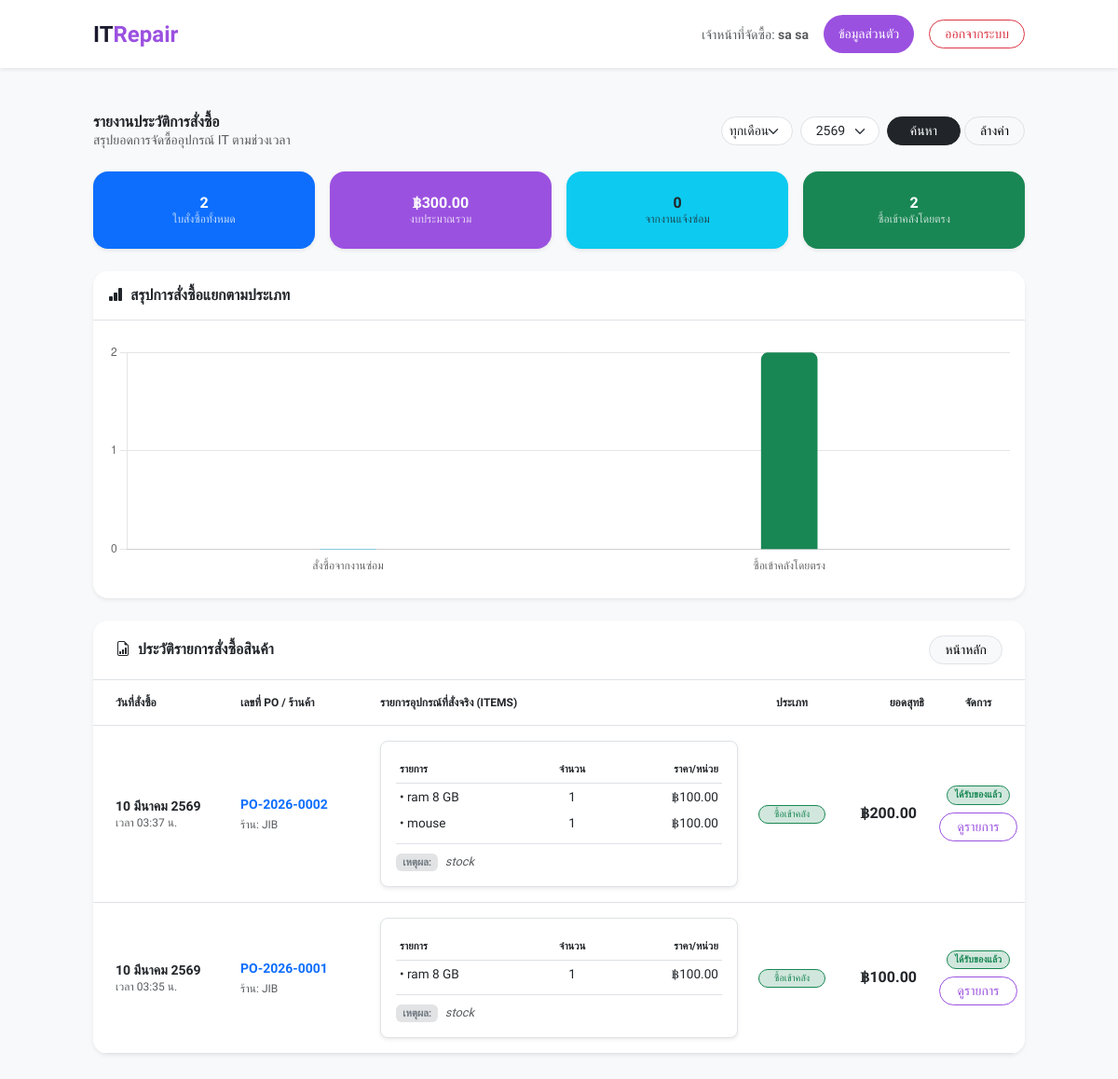
Screenshot of /report_purchase.php (signed in) with the database file from the repository.
### tables this page shows
CREATE TABLE `purchase_order` (
  `purchase_order_id` varchar(50) NOT NULL,
  `repair_request_id` int(11) DEFAULT NULL,
  `purchaser_id` int(11) NOT NULL,
  `order_date` datetime NOT NULL,
  `order_number` varchar(50) DEFAULT NULL,
  `total_price` decimal(10,2) DEFAULT NULL,
  `vendor_name` varchar(100) DEFAULT NULL,
  `purchase_reason` text DEFAULT NULL,
  `po_status` enum('รอดำเนินการ','ได้รับของแล้ว') DEFAULT 'รอดำเนินการ'
);

CREATE TABLE `purchase_order_item` (
  `purchase_order_item_id` varchar(50) NOT NULL,
  `purchase_order_id` varchar(50) NOT NULL,
  `device_id` int(11) NOT NULL,
  `brand` varchar(100) DEFAULT NULL,
  `device_type` varchar(100) DEFAULT NULL,
  `model` varchar(100) DEFAULT NULL,
  `serial_number` varchar(100) DEFAULT NULL,
  `location` varchar(100) DEFAULT NULL,
  `item_name_custom` varchar(255) DEFAULT NULL,
  `quantity` int(11) NOT NULL,
  `price` decimal(10,2) NOT NULL
);

### report_purchase.php (the view, shortened to what this page needs)
<?php
require_once 'config.php';
$full_name = $_SESSION['full_name'];
$filter_year = isset($_GET['filter_year']) ? $_GET['filter_year'] : date('Y');
$where_clause = "WHERE 1=1";
if ($filter_year) {
    $where_clause .= " AND YEAR(po.order_date) = '$filter_year'";
}
$sql_stats = "SELECT
                COUNT(*) as total_po,
                SUM(total_price) as grand_total,
                SUM(CASE WHEN repair_request_id IS NULL THEN 1 ELSE 0 END) as direct_po,
                SUM(CASE WHEN repair_request_id IS NOT NULL THEN 1 ELSE 0 END) as repair_po
              FROM Purchase_Order po
              $where_clause";
$res_stats = mysqli_query($conn, $sql_stats);
$row_stat = mysqli_fetch_assoc($res_stats);
$po_items_map = [];
$sql_items = "SELECT poi.*, d.device_name, d.device_type
              FROM Purchase_Order_Item poi
              JOIN IT_Device d ON poi.device_id = d.device_id";
$result_items = mysqli_query($conn, $sql_items);
while ($item = mysqli_fetch_assoc($result_items)) {
    $po_items_map[$item['purchase_order_id']][] = $item;
}
$sql_po = "SELECT po.*, u.full_name as purchaser_name
           FROM Purchase_Order po
           LEFT JOIN User u ON po.purchaser_id = u.user_id
           $where_clause
           ORDER BY po.order_date DESC";
$result_po = mysqli_query($conn, $sql_po);
echo getSystemHeader("รายงานการสั่งซื้อ - IT Repair");
?>
<div class="bg-light min-vh-100 pb-5 text-wix-dark">
    <nav class="bg-white shadow-sm sticky-top w-100 mb-4">
        <div class="container d-flex justify-content-between align-items-center py-3">
            <a href="index.php" class="text-decoration-none font-bold text-2xl" style="color: #1a1a2e;">
                IT<span style="color: #9b51e0;">Repair</span>
            </a>
            <div class="d-flex align-items-center gap-3">
                <span class="text-muted d-none d-md-inline text-sm">เจ้าหน้าที่จัดซื้อ: <strong><?php echo htmlspecialchars($full_name); ?></strong></span>
                <a href="profile.php" class="btn btn-purple btn-sm rounded-pill px-3">ข้อมูลส่วนตัว</a>
                <a href="logout.php" class="btn btn-outline-danger btn-sm rounded-pill px-3">ออกจากระบบ</a>
            </div>
        </div>
    </nav>
    <div class="container py-4">
        <div class="row align-items-center mb-4 g-3">
            <div class="col-lg-5">
                <h3 class="font-bold text-dark mb-0">รายงานประวัติการสั่งซื้อ</h3>
                <p class="text-muted text-sm mb-0">สรุปยอดการจัดซื้ออุปกรณ์ IT ตามช่วงเวลา</p>
            </div>
            <div class="col-lg-7">
                <form method="GET" class="row g-2 justify-content-lg-end align-items-center" autocomplete="off">
                    <div class="col-auto">
                        <select name="filter_month" class="form-select form-select-sm rounded-pill px-2">
                            <option value="">ทุกเดือน</option>
                        </select>
                    </div>
                    <div class="col-auto">
                       <select name="filter_year" class="form-select form-select-sm rounded-pill px-3" style="width: 85px;">
                        <?php
                            $curr_y = date('Y');
                            for($y = $curr_y; $y >= $curr_y - 4; $y--) {
                                $selected = ($filter_year == $y) ? 'selected' : '';
                                echo "<option value='$y' $selected>".($y+543)."</option>";
                            }
                        ?>
                    </select>
                    </div>
                    <div class="col-auto">
                        <button type="submit" class="btn btn-sm btn-dark rounded-pill px-4">ค้นหา</button>
                        <a href="report_purchase.php" class="btn btn-sm btn-light border rounded-pill px-3">ล้างค่า</a>
                    </div>
                </form>
            </div>
        </div>
        <div class="row g-3 mb-4 text-center">
            <div class="col-md-3"><div class="card border-0 shadow-sm rounded-4 bg-primary text-white p-4 h-100"><h2 class="font-extrabold mb-0"><?php echo number_format($row_stat['total_po'] ?? 0); ?></h2><div class="text-xs opacity-75">ใบสั่งซื้อทั้งหมด</div></div></div>
            <div class="col-md-3"><div class="card border-0 shadow-sm rounded-4 text-white p-4 h-100" style="background-color: #9b51e0;"><h2 class="font-extrabold mb-0">฿<?php echo number_format($row_stat['grand_total'] ?? 0, 2); ?></h2><div class="text-xs opacity-75">งบประมาณรวม</div></div></div>
            <div class="col-md-3"><div class="card border-0 shadow-sm rounded-4 bg-info text-dark p-4 h-100"><h2 class="font-extrabold mb-0"><?php echo number_format($row_stat['repair_po'] ?? 0); ?></h2><div class="text-xs opacity-75">จากงานแจ้งซ่อม</div></div></div>
            <div class="col-md-3"><div class="card border-0 shadow-sm rounded-4 bg-success text-white p-4 h-100"><h2 class="font-extrabold mb-0"><?php echo number_format($row_stat['direct_po'] ?? 0); ?></h2><div class="text-xs opacity-75">ซื้อเข้าคลังโดยตรง</div></div></div>
        </div>
        <div class="row mb-4">
            <div class="col-12">
                <div class="card border-0 shadow-sm rounded-4 overflow-hidden">
                    <div class="card-header bg-white py-3 border-bottom"><h6 class="mb-0 font-bold"><i class="bi bi-bar-chart-fill me-2"></i>สรุปการสั่งซื้อแยกตามประเภท</h6></div>
                    <div class="card-body py-4"><div style="height: 250px;"><canvas id="purchaseBarChart"></canvas></div></div>
                </div>
            </div>
        </div>
        <div class="card shadow-sm border-0 rounded-4 overflow-hidden mb-5">
            <div class="card-header bg-white py-3 px-4 d-flex justify-content-between align-items-center border-bottom">
                <h5 class="mb-0 font-bold text-dark"><i class="bi bi-file-earmark-bar-graph me-2"></i>ประวัติรายการสั่งซื้อสินค้า</h5>
                <a href="index.php" class="btn btn-light btn-sm border rounded-pill px-3">หน้าหลัก</a>
            </div>
            <div class="card-body p-0">
                <div class="table-responsive">
                    <table class="table table-hover align-middle mb-0">
                        <thead class="bg-light text-muted text-xs text-uppercase">
                            <tr>
                                <th class="py-3 px-4" style="width: 15%;">วันที่สั่งซื้อ</th>
                                <th class="py-3" style="width: 15%;">เลขที่ PO / ร้านค้า</th>
                                <th class="py-3" style="width: 40%;">รายการอุปกรณ์ที่สั่งจริง (Items)</th>
                                <th class="py-3 text-center" style="width: 10%;">ประเภท</th>
                                <th class="py-3 text-end" style="width: 10%;">ยอดสุทธิ</th>
                                <th class="py-3 text-center" style="width: 10%;">จัดการ</th>
                            </tr>
                        </thead>
                        <tbody class="text-sm">
                            <?php if(mysqli_num_rows($result_po) > 0): ?>
                                <?php while($po = mysqli_fetch_assoc($result_po)): ?>
                                <tr class="border-bottom">
                                    <td class="px-4">
                                        <div class="font-bold text-dark"><?php echo ThaiDate($po['order_date']); ?></div>
                                        <div class="text-xs text-muted">เวลา <?php echo date('H:i', strtotime($po['order_date'])); ?> น.</div>
                                    </td>
                                    <td>
                                        <div class="text-primary font-bold mb-1"><?php echo htmlspecialchars($po['order_number']); ?></div>
                                        <div class="text-xs text-muted">ร้าน: <?php echo htmlspecialchars($po['vendor_name']); ?></div>
                                    </td>
                                    <td class="py-3">
                                        <div class="p-3 rounded-3 bg-white border shadow-sm">
                                            <table class="table table-sm table-borderless mb-2">
                                                <thead class="text-muted border-bottom" style="font-size: 0.7rem;">
                                                    <tr><th>รายการ</th><th class="text-center">จำนวน</th><th class="text-end">ราคา/หน่วย</th></tr>
                                                </thead>
                                                <tbody style="font-size: 0.85rem;">
                                                    <?php
                                                    $items = $po_items_map[$po['purchase_order_id']] ?? [];
                                                    foreach($items as $itm):
                                                        $display_name = !empty($itm['item_name_custom']) ? $itm['item_name_custom'] : $itm['device_name'];
                                                    ?>
                                                    <tr>
                                                        <td class="text-dark font-medium">• <?php echo htmlspecialchars($display_name); ?></td>
                                                        <td class="text-center"><?php echo number_format($itm['quantity']); ?></td>
                                                        <td class="text-end">฿<?php echo number_format($itm['price'], 2); ?></td>
                                                    </tr>
                                                    <?php endforeach; ?>
                                                </tbody>
                                            </table>
                                            <div class="mt-2 pt-2 border-top">
                                                <span class="badge bg-secondary-subtle text-secondary me-1" style="font-size: 0.7rem;">เหตุผล:</span>
                                                <span class="text-muted italic" style="font-size: 0.8rem;">
                                                    <?php echo (strpos($po['purchase_reason'], '| เหตุผล: ') !== false) ? explode('| เหตุผล: ', $po['purchase_reason'])[1] : $po['purchase_reason']; ?>
                                                </span>
                                            </div>
                                        </div>
                                    </td>
                                    <td class="text-center">
                                        <span class="badge <?php echo empty($po['repair_request_id']) ? 'bg-success-subtle text-success border-success' : 'bg-primary-subtle text-primary border-primary'; ?> border rounded-pill px-3 fw-normal">
                                            <?php echo empty($po['repair_request_id']) ? 'ซื้อเข้าคลัง' : 'งานซ่อม'; ?>
                                        </span>
                                    </td>
                                    <td class="text-end font-bold px-3 text-dark fs-6">฿<?php echo number_format($po['total_price'], 2); ?></td>
                                    <td class="text-center">
                                        <div class="d-flex flex-column gap-1 align-items-center mb-1">
                                            <?php if($po['po_status'] !== 'ได้รับของแล้ว'): ?>
                                                <form method="POST" onsubmit="return confirm('ยืนยันว่าได้รับอุปกรณ์ตาม PO นี้แล้ว?');">
                                                    <input type="hidden" name="po_id" value="<?php echo $po['purchase_order_id']; ?>">
                                                    <input type="hidden" name="action" value="receive_item">
                                                    <button type="submit" class="btn btn-sm btn-success rounded-pill px-3 w-100" style="font-size: 0.7rem;">รับของเข้า</button>
                                                </form>
                                            <?php else: ?>
                                                <span class="badge bg-success-subtle text-success border border-success rounded-pill px-2 py-1 mb-1" style="font-size: 0.65rem;">ได้รับของแล้ว</span>
                                            <?php endif; ?>
                                        </div>
                                        <button class="btn btn-sm btn-outline-purple rounded-pill px-3 w-100" data-bs-toggle="modal" data-bs-target="#modal_<?php echo preg_replace('/[^A-Za-z0-9]/', '', $po['purchase_order_id']); ?>">ดูรายการ</button>
                                    </td>
                                </tr>
                                <?php endwhile; ?>
                            <?php else: ?>
                                <tr><td colspan="6" class="text-center py-5 text-muted">ไม่พบประวัติการสั่งซื้อในช่วงเวลาที่เลือก</td></tr>
                            <?php endif; ?>
                        </tbody>
                    </table>
                </div>
            </div>
        </div>
    </div>
</div>
<script>
    const ctx = document.getElementById('purchaseBarChart').getContext('2d');
    new Chart(ctx, {
        type: 'bar',
        data: {
            labels: ['สั่งซื้อจากงานซ่อม', 'ซื้อเข้าคลังโดยตรง'],
            datasets: [{
                label: 'จำนวนใบสั่งซื้อ (รายการ)',
                data: [<?php echo (int)$row_stat['repair_po']; ?>, <?php echo (int)$row_stat['direct_po']; ?>],
                backgroundColor: ['#0dcaf0', '#198754'],
                borderRadius: 8,
                barThickness: 60
            }]
        },
        options: {
            maintainAspectRatio: false,
            plugins: { legend: { display: false } },
            scales: {
                y: { beginAtZero: true, ticks: { stepSize: 1 } },
                x: { grid: { display: false } }
            }
        }
    });
</script>
<?php echo getSystemFooter(); ?>

### config.php (shortened to what this page needs)
<?php
function ThaiDate($datetime) {
    $year = date('Y', strtotime($datetime)) + 543;
    $month = date('n', strtotime($datetime));
    $day = date('j', strtotime($datetime));
    $thai_months = array(1 => 'มกราคม', 2 => 'กุมภาพันธ์', 3 => 'มีนาคม', 4 => 'เมษายน', 5 => 'พฤษภาคม', 6 => 'มิถุนายน', 7 => 'กรกฎาคม', 8 => 'สิงหาคม', 9 => 'กันยายน', 10 => 'ตุลาคม', 11 => 'พฤศจิกายน', 12 => 'ธันวาคม');
    return "$day {$thai_months[$month]} $year";
}
function getSystemHeader($title = "ระบบแจ้งซ่อมอุปกรณ์ IT") {
    return '
    <!DOCTYPE html>
    <html lang="th">
    <head>
        <title>'.$title.'</title>
        <script src="https://cdn.tailwindcss.com"></script>
        <link href="https://cdn.jsdelivr.net/npm/bootstrap@5.3.0/dist/css/bootstrap.min.css" rel="stylesheet">
        <link rel="stylesheet" href="https://cdn.jsdelivr.net/npm/bootstrap-icons@1.11.0/font/bootstrap-icons.css">
    </head>
    <body>
    ';
}
function getSystemFooter() {
    return '
    </body>
    </html>
    ';
}
?>

### config.php (style rules this page uses)
body { font-family: "Prompt", sans-serif; background-color: #ffffff; color: #1a1a2e; }
.btn-purple { background-color: #9b51e0; color: white; border-radius: 50px; padding: 10px 28px; font-weight: 500; border: none; transition: all 0.3s; }

### report_purchase.php (style rules this page uses)
.font-bold { font-weight: 600; }
.font-extrabold { font-weight: 800; }
.bg-success-subtle { background-color: #e6fcf5; }
.bg-secondary-subtle { background-color: #f1f3f5; }
.italic { font-style: italic; }
.btn-outline-purple { color: #9b51e0; border-color: #9b51e0; }

### rows the page displays
purchase_order: order_date "10 มีนาคม 2569", order_date "03:37", order_number "PO-2026-0002", vendor_name "JIB", purchase_reason "stock", shows "ซื้อเข้าคลัง", total_price "200.00", po_status "ได้รับของแล้ว"
purchase_order_item: item_name_custom "ram 8 GB", quantity "1", price "100.00"
purchase_order_item: item_name_custom "mouse", quantity "1", price "100.00"
purchase_order: order_date "10 มีนาคม 2569", order_date "03:35", order_number "PO-2026-0001", vendor_name "JIB", purchase_reason "stock", shows "ซื้อเข้าคลัง", total_price "100.00", po_status "ได้รับของแล้ว"
purchase_order_item: item_name_custom "ram 8 GB", quantity "1", price "100.00"

### other values shown
$full_name "sa sa"
$row_stat['total_po'] "2"
$row_stat['grand_total'] "300.00"
$row_stat['repair_po'] "0"
$row_stat['direct_po'] "2"
form field filter_year "2569"
chart data {{ $row_stat['repair_po'] }} 0
chart data {{ $row_stat['direct_po'] }} 2
